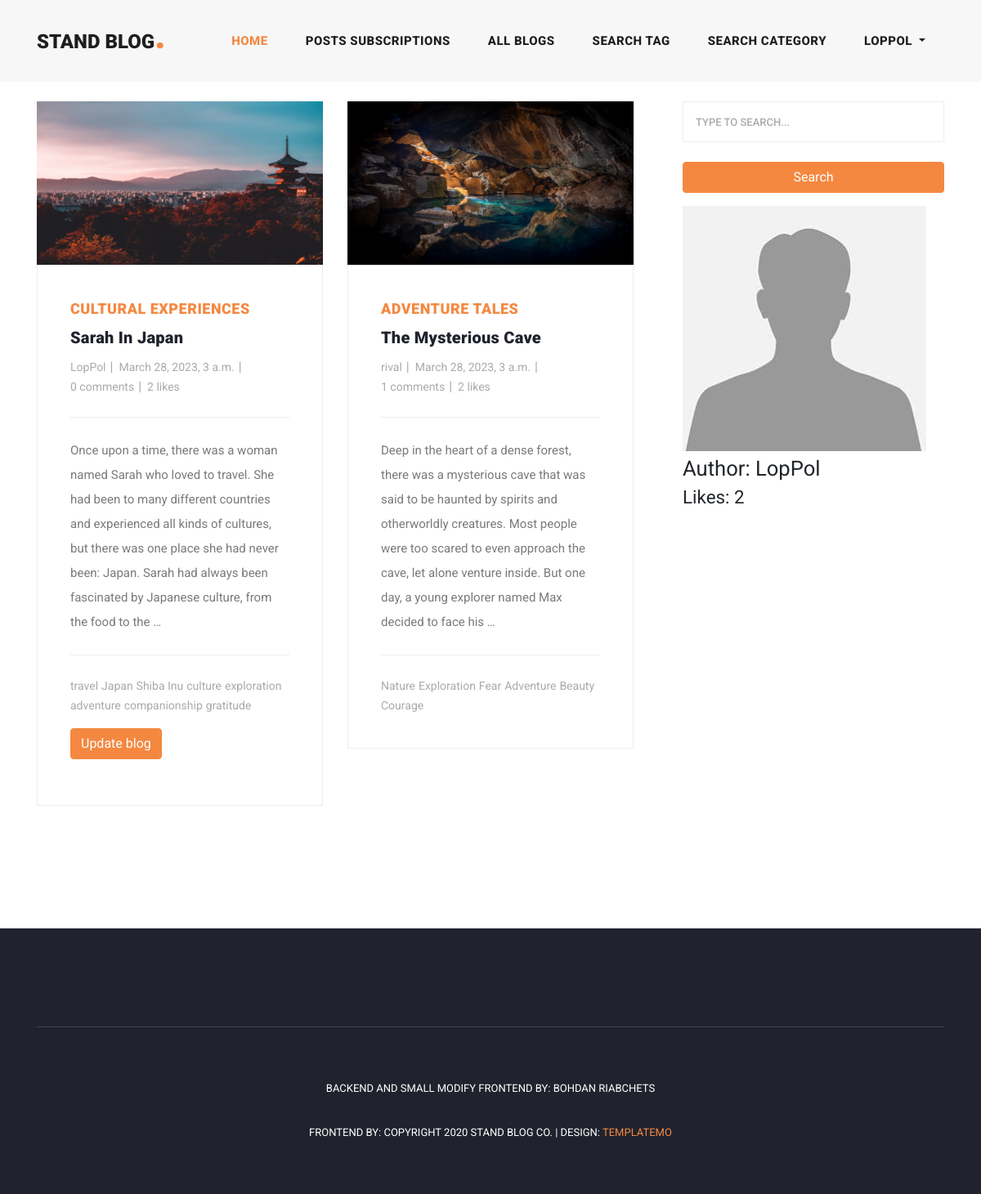
The page /my-likes/ (signed in) on the database its author committed.
### blog/models.py (models this page shows, shortened)
class Blog(models.Model):
    author = models.ForeignKey(User, on_delete=models.CASCADE)
    title = models.CharField(max_length=200)
    text = models.TextField()
    created_at = models.DateTimeField(auto_now_add=True)
    updated_at = models.DateTimeField(null=True, blank=True)
    image = models.ImageField(default='blog-post-01.jpg', upload_to='blog_avatars')
    def get_absolute_url(self):
        return reverse('blog-detail', args=[str(self.id)])
    class Meta:
        ordering = ['id']

class Categories(models.Model):
    blog = models.ManyToManyField(Blog, related_name='category')
    category = models.CharField(max_length=150)
    def __str__(self):
        return self.category

class Tag(models.Model):
    blog = models.ManyToManyField(Blog, related_name='tag')
    tag = models.CharField(max_length=150)
    def __str__(self):
        return self.tag

### users/models.py (models this page shows, shortened)
class Profile(models.Model):
    user = models.OneToOneField(User, on_delete=models.CASCADE)
    avatar = models.ImageField(default='avatar.jpg', upload_to='profile_avatars')
    email_verified = models.BooleanField(default=False)

### blog/views.py (the view)
# urls.py: path('my-likes/', views.BlogUserAllLikeView.as_view(), name='my-likes'),
class BlogUserAllLikeView(LoginRequiredMixin, generic.ListView):
    model = Like
    template_name = 'blog/blog_user_all_like.html'
    context_object_name = 'all_likes'
    def get_context_data(self, **kwargs):
        context = super().get_context_data(**kwargs)
        likes = Like.objects.filter(user=self.request.user).order_by('-id')
        context['user_all_likes'] = [like.blog for like in likes]
        context['likes_count'] = likes.count()
        context['author'] = self.request.user
        query = self.request.GET.get('q')
        if query:
            likes = likes.filter(Q(blog__title__icontains=query) | Q(blog__author__username__icontains=query))
            context['user_all_likes'] = [like.blog for like in likes]
        return context

### blog/templates/blog/blog_user_all_like.html (shortened to what this page needs)
{% extends 'base.html' %}
{% block content %}
{% load static %}
<div class="main-banner header-text">
</div>
<section class="blog-posts grid-system">
    <div class="container">
        <div class="row">
            <div class="col-lg-8">
                <div class="all-blog-posts">
                    <div class="row">
                        {% for blog in user_all_likes %}
                        <div class="col-lg-6">
                            <div class="blog-post">
                                {% if blog.image %}
                                <div class="blog-thumb">
                                    <img src="{{ blog.image.url }}" alt="">
                                </div>
                                {% endif %}
                                <div class="down-content">
                                    <span><a href="{% url 'blog-category-detail' blog.category.last.pk %}">{{ blog.category.last }}</a></span>
                                    <a href="{{ blog.get_absolute_url }}"><h4>{{ blog.title }}</h4></a>
                                    <ul class="post-info">
                                        <li><a href="{% url 'author-view' blog.author.pk %}">{{ blog.author }}</a></li>
                                        <li><a href="#">{{ blog.created_at }}</a></li>
                                        <li><a href="#">{{ blog.comments.count }} comments</a></li>
                                        <li><a href="{% url 'blog-likes' blog.pk %}">{{ blog.likes.count }} likes</a>
                                    </ul>
                                    <p>{{ blog.text | truncatewords:50 }}</p>
                                    <div class="post-options">
                                        <div class="row">
                                            <div class="col-lg-12">
                                                <ul class="post-tags">
                                                    {% for tag in blog.tag.all %}
                                                    <li><a href="{% url 'blog-tag-detail' tag.pk %}">{{ tag }}</a></li>
                                                    {% endfor %}
                                                    {% if request.user == blog.author %}
                                                    <form method="post" action="{% url 'blog-update' blog.pk %}">
                                                        <button type="submit" class="btn btn-primary"> Update blog
                                                        </button>
                                                    </form>
                                                    {% endif %}
                                                </ul>
                                            </div>
                                        </div>
                                    </div>
                                </div>
                            </div>
                        </div>
                        {% endfor %}
                    </div>
                </div>
            </div>
            <div class="col-lg-4">
                <div class="sidebar">
                    <div class="row">
                        <div class="col-lg-12">
                            <div class="sidebar-item search">
                                <form id="search_form" name="gs" method="GET">
                                    <input type="text" name="q" id="q" class="searchText"
                                           placeholder="type to search..."
                                           autocomplete="on"
                                           value="{{ q }}">
                                    <button type="submit" class="btn btn-primary full-width">Search</button>
                                </form>
                            </div>
                        </div>
                        <div class="col-lg-12">
                            <div class="sidebar-item search">
                                <img src="{{ author.profile.avatar.url }}" alt=""
                                     class="avatar">
                                <h2><small>Author: {{ author }}</small></h2>
                                <h3><small>Likes: {{ likes_count }}</small></h3>
                            </div>
                        </div>
                    </div>
                </div>
            </div>
        </div>
    </div>
</section>
{% endblock %}

### templates/base.html (shortened to what this page needs)
<!DOCTYPE html>
<html lang="en" xmlns="http://www.w3.org/1999/html">
<head>
    {% load static %}
    <link rel="stylesheet" href="{% static 'bootstrap/css/bootstrap.min.css' %}">
    <link rel="stylesheet" href="{% static 'css/templatemo-stand-blog.css' %}">
    <link rel="stylesheet" href="{% static 'css/owl.css' %}">
    <link rel="stylesheet" href="{% static 'css/message.css' %}">
    <link rel="stylesheet" href="{% static 'css/style.css' %}">
    <link rel="stylesheet" href="{% static 'css/weather.css' %}">
</head>
<body>
<header class="">
    <nav class="navbar navbar-expand-lg">
        <div class="container">
            <a class="navbar-brand" href="{% url 'home' %}"><h2>Stand Blog<em>.</em></h2></a>
            <div class="collapse navbar-collapse" id="navbarResponsive">
                <ul class="navbar-nav ml-auto">
                    <li class="nav-item active">
                        <a class="nav-link" href="{% url 'home' %}">Home
                        </a>
                    </li>
                    <li class="nav-item">
                        <a class="nav-link" href="{% url 'blog-sub' %}">Posts subscriptions</a>
                    </li>
                    <li class="nav-item">
                        <a class="nav-link" href="{% url 'blog-all' %}">All blogs</a>
                    </li>
                    <li class="nav-item">
                        <a class="nav-link" href="{% url 'blog-all-tag' %}">Search tag</a>
                    </li>
                    <li class="nav-item">
                        <a class="nav-link" href="{% url 'blog-category-all' %}">Search category</a>
                    </li>
                    {% if user.is_authenticated %}
                    <li class="nav-item dropdown">
                        <a class="nav-link dropdown-toggle" href="#" id="navbarDropdown" role="button"
                           data-toggle="dropdown" aria-haspopup="true" aria-expanded="false">
                            {{ user.username }}
                        </a>
                    </li>
                    {% else %}
                    <li class="nav-item">
                        <a class="nav-link" href="{% url 'login' %}">Login</a>
                    </li>
                    {% endif %}
                </ul>
            </div>
        </div>
    </nav>
</header>
{% block content %}
{% endblock %}
<footer>
    <div class="container">
        <div class="row">
            <div class="col-lg-12">
                <ul class="social-icons">
                </ul>
            </div>
            <div class="col-lg-12">
                <div class="copyright-text">
                    <p>Backend and small modify frontend by: Bohdan Riabchets </p>>
                    <p> Frontend by: Copyright 2020 Stand Blog Co.
                        | Design: <a rel="nofollow" href="https://templatemo.com"
                                     target="_parent">TemplateMo</a></p>
                </div>
            </div>
        </div>
    </div>
</footer>
</body>
</html>

### static/css/templatemo-stand-blog.css (style rules this page uses)
body { font-family: 'Roboto', sans-serif; overflow-x: hidden; text-rendering: optimizeLegibility; -webkit-font-smoothing: antialiased; -moz-osx-font-smoothing: grayscale; }
p { margin-bottom: 0px; font-size: 15px; font-weight: 400; color: #7a7a7a; line-height: 30px; }
a { text-decoration: none!important; }
ul { padding: 0; margin: 0; list-style: none; }
h1,h2,h3,h4,h5,h6 { margin: 0px; }
header { position: absolute; z-index: 99999; width: 100%; height: 100px; background-color: #f7f7f7; -webkit-transition: all 0.3s ease-in-out 0s; -moz-transition: all 0.3s ease-in-out 0s; -o-transition: all 0.3s ease-in-out 0s; transition: all 0.3s ease-in-out 0s; }
header .navbar { padding: 25px 0px; }
.navbar .navbar-brand { float: left; margin-top: -12px; outline: none; }
.navbar .navbar-brand h2 { color: #1e1e1e; text-transform: uppercase; font-size: 24px; font-weight: 900; -webkit-transition: all .3s ease 0s; -moz-transition: all .3s ease 0s; -o-transition: all .3s ease 0s; transition: all .3s ease 0s; }
.navbar .navbar-brand h2 em { font-size: 44px; font-style: normal; color: #f48840; }
#navbarResponsive { z-index: 999; }
.navbar-collapse { text-align: center; }
.navbar .navbar-nav .nav-item { margin: 0px 15px; }
.navbar .navbar-nav a.nav-link { text-transform: capitalize; font-size: 15px; font-weight: 800; text-transform: uppercase; letter-spacing: 0.5px; color: #1e1e1e; transition: all 0.3s; }
.navbar .navbar-nav .nav-link:hover, .navbar .navbar-nav .active>.nav-link, .navbar .navbar-nav .nav-link.active, .navbar .navbar-nav .nav-link.show, .navbar .navbar-nav .show>.nav-link { color: #f48840; }
.blog-posts { margin-top: 100px; }
.blog-posts .blog-post { margin-bottom: 30px; }
.blog-posts .blog-thumb img { width: 100%; height: 200px; overflow: hidden; }
.blog-posts .down-content { padding: 40px; border-right: 1px solid #eee; border-left: 1px solid #eee; border-bottom: 1px solid #eee; }
.blog-posts .down-content span { font-size: 18px; text-transform: uppercase; letter-spacing: 0.5px; font-weight: 900; color: #f48840; }
.blog-posts .down-content h4 { font-size: 24px; text-transform: capitalize; letter-spacing: 0.5px; font-weight: 900; color: #20232e; margin: 10px 0px 12px 0px; }
.blog-posts .down-content ul.post-info li { display: inline-block; margin-right: 8px; }
.blog-posts .down-content ul.post-info li:after { content: '|'; color: #aaa; margin-left: 8px; }
.blog-posts .down-content h4 { font-size: 20px; letter-spacing: 0.25px; }
.grid-system .down-content ul.post-info li { margin-right: 3px; }
.grid-system .down-content ul.post-info li:after { margin-left: 5px; }
.blog-posts .down-content ul.post-info li:last-child::after { display: none; }
.blog-posts .down-content ul.post-info li a { font-size: 14px; color: #aaa; font-weight: 400; transition: all .3s; }
.blog-posts .down-content p { padding: 25px 0px; margin: 25px 0px; border-top: 1px solid #eee; border-bottom: 1px solid #eee; }
.blog-posts .down-content ul.post-tags li, .blog-posts .down-content ul.post-share li { display: inline-block; }
.blog-posts .down-content ul.post-tags li, .blog-posts .down-content ul.post-share li { color: #aaa; }
.blog-posts .down-content ul.post-tags li a, .blog-posts .down-content ul.post-share li a { font-size: 14px; color: #aaa; font-weight: 400; transition: all .3s; }
.sidebar { margin-left: 30px; }
.sidebar .sidebar-item { margin-top: 50px; }
.sidebar .search { margin-top: 0px; }
.sidebar .search input { width: 100%; height: 50px; border: 1px solid #eee; font-size: 13px; text-transform: uppercase; font-weight: 500; color: #7a7a7a; outline: none; padding: 0px 15px; }
.sidebar .search input::placeholder { color: #aaa; }
footer { margin-top: 10%; text-align: center; background-color: #20232e; padding: 60px 0px; }
footer ul.social-icons { padding-bottom: 60px; margin-bottom: 60px; border-bottom: 1px solid rgba(250,250,250,0.15); }
footer p { font-size: 13px; text-transform: uppercase; color: #fff; }
footer p a { color: #f48840; }

### static/css/style.css (style rules this page uses)
form > * { display: block; margin-bottom: 0.5rem; }
form > input[type='submit'], form > button { margin: 1rem 0; }
input[type='text'], input[type='email'], input[type='password'], textarea { border-radius: 0.3px; width: 100%; padding: 0.25rem 0.75rem; }
.full-width { width: 100%; }

### rows shown on the page
Blog: image (picture), category.last "CULTURAL EXPERIENCES", title "Sarah In Japan", author "LopPol", created_at "March 28, 2023, 3 a.m.", comments.count "0", likes.count "2", text "Once upon a time, there was a woman named Sarah who loved to travel. She had been to many different countries and experienced all kinds of cultures, but there was one place she had never been: Japan. Sarah had always been fascinated by Japanese culture, from the food to the …", shows "Update blog"
Tag: tag "travel"
Tag: tag "Japan"
Tag: tag "Shiba Inu"
Tag: tag "culture"
Tag: tag "exploration"
Tag: tag "adventure"
Tag: tag "companionship"
Tag: tag "gratitude"
Blog: image (picture), category.last "ADVENTURE TALES", title "The Mysterious Cave", author "rival", created_at "March 28, 2023, 3 a.m.", comments.count "1", likes.count "2", text "Deep in the heart of a dense forest, there was a mysterious cave that was said to be haunted by spirits and otherworldly creatures. Most people were too scared to even approach the cave, let alone venture inside. But one day, a young explorer named Max decided to face his …"
Tag: tag "Nature"
Tag: tag "Exploration"
Tag: tag "Fear"
Tag: tag "Adventure"
Tag: tag "Beauty"
Tag: tag "Courage"

### other values the page prints
{{ user.username }} "LOPPOL"
{{ author }} "LopPol"
{{ likes_count }} "2"
